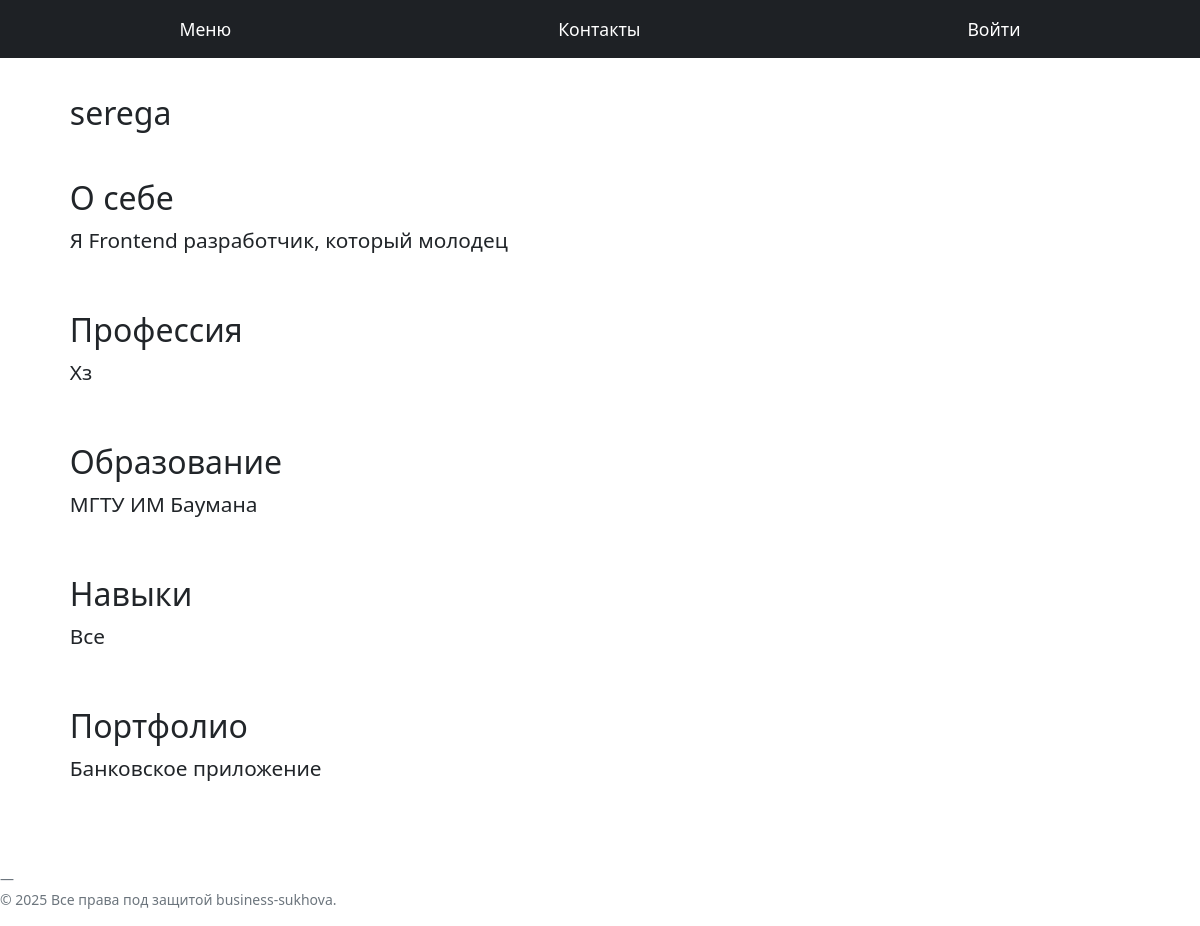
The app's page /resume/9/ with its own data.
### resume/models.py (models this page shows)
class Resume(models.Model):
    author = models.ForeignKey(Profile, on_delete=models.CASCADE, related_name='resumes')
    about = models.TextField()
    profession = models.CharField(max_length=100)
    education = models.CharField(max_length=100)
    skills = models.TextField()
    portfolio = models.TextField()
    updated_at = models.DateTimeField(auto_now=True)
    created_at = models.DateTimeField(auto_now_add=True)

### root/models.py (models this page shows, shortened)
class Profile(models.Model):
    user = models.OneToOneField(User, on_delete=models.CASCADE, related_name='profile')
    city = models.CharField(max_length=100, null=True, blank=True)
    country = models.CharField(max_length=100, null=True, blank=True)

### resume/views.py (the view, shortened to what this page needs)
# urls.py: path('<int:id>/', views.get_by_id, name='get_by_id'),
def get_by_id(request, id):
    if request.method == "GET":
        resume = Resume.objects.filter(id=id).first()
        if resume:
            return render(request, 'resume/view.html', context={"resume": resume})
        else:
            return render(request, 'root/404.html')

### resume/templates/resume/view.html (shortened to what this page needs)
{% extends "root/base.html" %}
{% load static %}
{% block css %}
    <link rel="stylesheet" href="{% static 'resume/css/resume.css' %}">
{% endblock %}
{% block main %}
    <div id="resume" class="d-flex flex-column gap-3">
        <section id="introduce" class="row align-items-center">
            <div class="col-md-6">
                <h2 class="">{{ resume.author.user.username }}</h2>
            </div>
        </section>
        <section id="about">
            <h2>О себе</h2>
            <p class="editable">{{ resume.about }}</p>
        </section>
        <section id="profession">
            <h2>Профессия</h2>
            <p class="editable">{{ resume.profession }}</p>
        </section>
        <section id="education">
            <h2>Образование</h2>
            <p class="editable">{{ resume.education }}</p>
        </section>
        <section id="skills">
            <h2>Навыки</h2>
            <p class="editable">{{ resume.skills }}</p>
        </section>
        <section id="portfolio">
            <h2>Портфолио</h2>
            <p class="editable">{{ resume.portfolio }}</p>
        </section>
    </div>
{% endblock %}

### resume/static/resume/css/resume.css (style rules this page uses)
#resume > section { padding: 1% 3%; }
#resume > section > p { font-size: 1.3em; }
.editable { cursor: pointer; }

### records on screen
Resume: author.user.username "serega", about "Я Frontend разработчик, который молодец", profession "Хз", education "МГТУ ИМ Баумана", skills "Все", portfolio "Банковское приложение"
